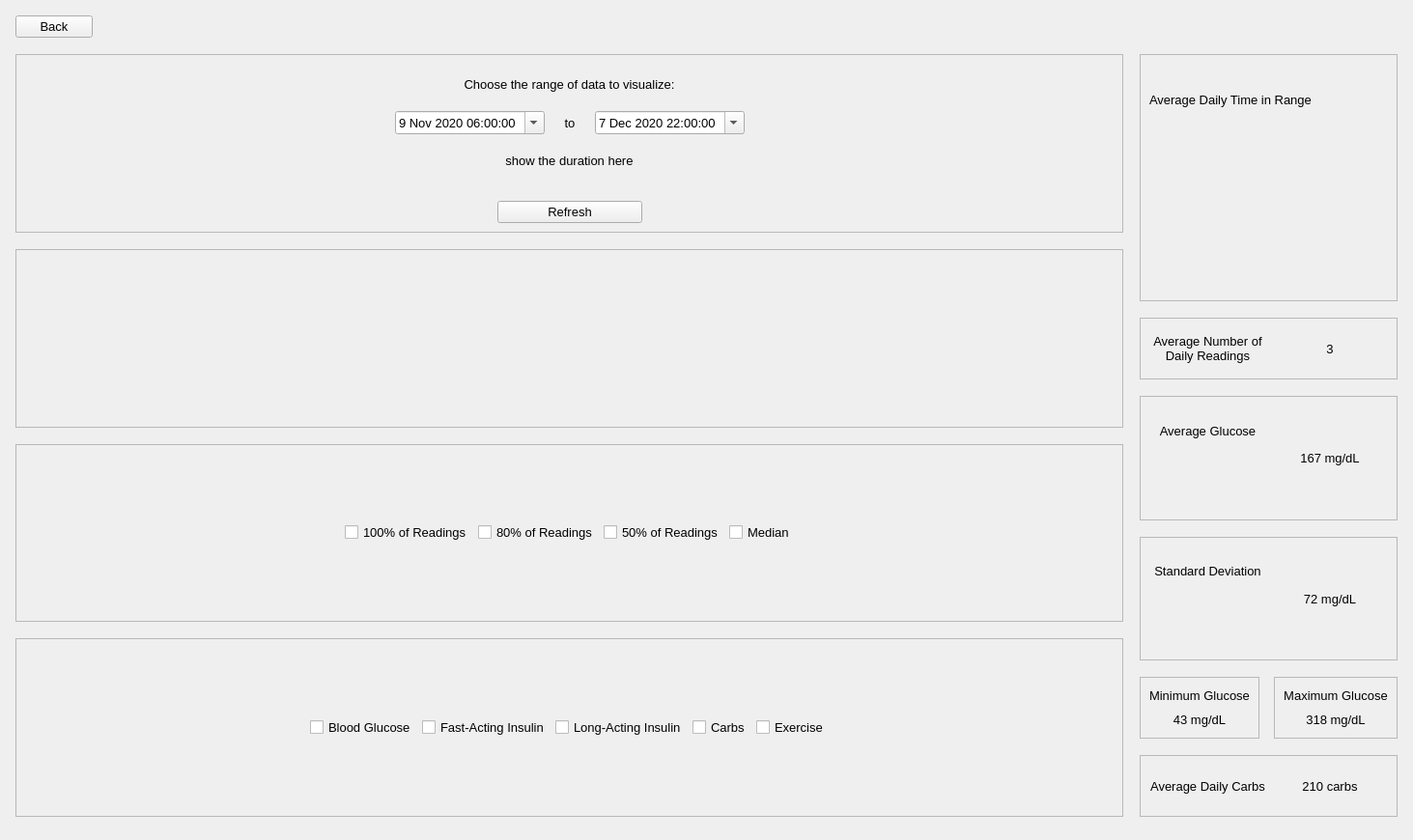
<?xml version="1.0" encoding="UTF-8"?>
<ui version="4.0">
 <class>MainWindow</class>
 <widget class="QMainWindow" name="MainWindow">
  <property name="geometry">
   <rect>
    <x>0</x>
    <y>0</y>
    <width>1463</width>
    <height>870</height>
   </rect>
  </property>
  <property name="font">
   <font>
    <family>Arial</family>
    <pointsize>10</pointsize>
   </font>
  </property>
  <property name="windowTitle">
   <string>GlucoKeep - Data Visualizer</string>
  </property>
  <widget class="QWidget" name="centralwidget">
   <layout class="QGridLayout" name="gridLayout">
    <item row="0" column="0">
     <layout class="QVBoxLayout" name="vlayout_centralwidget">
      <property name="spacing">
       <number>17</number>
      </property>
      <property name="leftMargin">
       <number>7</number>
      </property>
      <property name="topMargin">
       <number>7</number>
      </property>
      <property name="rightMargin">
       <number>7</number>
      </property>
      <property name="bottomMargin">
       <number>15</number>
      </property>
      <item>
       <layout class="QHBoxLayout" name="hlayout_backbtn">
        <item>
         <widget class="QPushButton" name="back_button">
          <property name="text">
           <string>Back</string>
          </property>
         </widget>
        </item>
        <item>
         <spacer name="horizontalSpacer">
          <property name="orientation">
           <enum>Qt::Horizontal</enum>
          </property>
          <property name="sizeHint" stdset="0">
           <size>
            <width>40</width>
            <height>20</height>
           </size>
          </property>
         </spacer>
        </item>
       </layout>
      </item>
      <item>
       <layout class="QHBoxLayout" name="hlayout_data">
        <item>
         <layout class="QVBoxLayout" name="vlayout_left">
          <item>
           <widget class="QFrame" name="frame_dates">
            <property name="frameShape">
             <enum>QFrame::StyledPanel</enum>
            </property>
            <property name="frameShadow">
             <enum>QFrame::Plain</enum>
            </property>
            <layout class="QVBoxLayout" name="verticalLayout">
             <item>
              <layout class="QVBoxLayout" name="vlayout_dates">
               <item>
                <widget class="QLabel" name="label">
                 <property name="text">
                  <string>Choose the range of data to visualize:</string>
                 </property>
                 <property name="alignment">
                  <set>Qt::AlignCenter</set>
                 </property>
                </widget>
               </item>
               <item>
                <layout class="QHBoxLayout" name="horizontalLayout_7">
                 <item>
                  <spacer name="horizontalSpacer_4">
                   <property name="orientation">
                    <enum>Qt::Horizontal</enum>
                   </property>
                   <property name="sizeType">
                    <enum>QSizePolicy::Expanding</enum>
                   </property>
                   <property name="sizeHint" stdset="0">
                    <size>
                     <width>100</width>
                     <height>20</height>
                    </size>
                   </property>
                  </spacer>
                 </item>
                 <item>
                  <widget class="QDateTimeEdit" name="time_a">
                   <property name="dateTime">
                    <datetime>
                     <hour>6</hour>
                     <minute>0</minute>
                     <second>0</second>
                     <year>2020</year>
                     <month>11</month>
                     <day>9</day>
                    </datetime>
                   </property>
                   <property name="calendarPopup">
                    <bool>true</bool>
                   </property>
                  </widget>
                 </item>
                 <item>
                  <widget class="QLabel" name="label_3">
                   <property name="sizePolicy">
                    <sizepolicy hsizetype="Fixed" vsizetype="Preferred">
                     <horstretch>0</horstretch>
                     <verstretch>0</verstretch>
                    </sizepolicy>
                   </property>
                   <property name="minimumSize">
                    <size>
                     <width>40</width>
                     <height>0</height>
                    </size>
                   </property>
                   <property name="text">
                    <string>to</string>
                   </property>
                   <property name="alignment">
                    <set>Qt::AlignCenter</set>
                   </property>
                  </widget>
                 </item>
                 <item>
                  <widget class="QDateTimeEdit" name="time_b">
                   <property name="dateTime">
                    <datetime>
                     <hour>22</hour>
                     <minute>0</minute>
                     <second>0</second>
                     <year>2020</year>
                     <month>12</month>
                     <day>7</day>
                    </datetime>
                   </property>
                   <property name="calendarPopup">
                    <bool>true</bool>
                   </property>
                  </widget>
                 </item>
                 <item>
                  <spacer name="horizontalSpacer_5">
                   <property name="orientation">
                    <enum>Qt::Horizontal</enum>
                   </property>
                   <property name="sizeType">
                    <enum>QSizePolicy::Expanding</enum>
                   </property>
                   <property name="sizeHint" stdset="0">
                    <size>
                     <width>100</width>
                     <height>20</height>
                    </size>
                   </property>
                  </spacer>
                 </item>
                </layout>
               </item>
               <item>
                <widget class="QLabel" name="duration_display">
                 <property name="text">
                  <string>show the duration here</string>
                 </property>
                 <property name="alignment">
                  <set>Qt::AlignCenter</set>
                 </property>
                </widget>
               </item>
               <item>
                <spacer name="verticalSpacer">
                 <property name="orientation">
                  <enum>Qt::Vertical</enum>
                 </property>
                 <property name="sizeType">
                  <enum>QSizePolicy::Fixed</enum>
                 </property>
                 <property name="sizeHint" stdset="0">
                  <size>
                   <width>20</width>
                   <height>15</height>
                  </size>
                 </property>
                </spacer>
               </item>
               <item>
                <layout class="QHBoxLayout" name="horizontalLayout">
                 <item>
                  <spacer name="horizontalSpacer_2">
                   <property name="orientation">
                    <enum>Qt::Horizontal</enum>
                   </property>
                   <property name="sizeType">
                    <enum>QSizePolicy::Expanding</enum>
                   </property>
                   <property name="sizeHint" stdset="0">
                    <size>
                     <width>150</width>
                     <height>20</height>
                    </size>
                   </property>
                  </spacer>
                 </item>
                 <item>
                  <widget class="QPushButton" name="refresh_button">
                   <property name="sizePolicy">
                    <sizepolicy hsizetype="Fixed" vsizetype="Fixed">
                     <horstretch>0</horstretch>
                     <verstretch>0</verstretch>
                    </sizepolicy>
                   </property>
                   <property name="minimumSize">
                    <size>
                     <width>150</width>
                     <height>0</height>
                    </size>
                   </property>
                   <property name="text">
                    <string>Refresh</string>
                   </property>
                  </widget>
                 </item>
                 <item>
                  <spacer name="horizontalSpacer_3">
                   <property name="orientation">
                    <enum>Qt::Horizontal</enum>
                   </property>
                   <property name="sizeType">
                    <enum>QSizePolicy::Expanding</enum>
                   </property>
                   <property name="sizeHint" stdset="0">
                    <size>
                     <width>150</width>
                     <height>20</height>
                    </size>
                   </property>
                  </spacer>
                 </item>
                </layout>
               </item>
              </layout>
             </item>
            </layout>
           </widget>
          </item>
          <item>
           <widget class="QFrame" name="frame_plot">
            <property name="frameShape">
             <enum>QFrame::StyledPanel</enum>
            </property>
            <property name="frameShadow">
             <enum>QFrame::Plain</enum>
            </property>
            <layout class="QVBoxLayout" name="verticalLayout_7">
             <item>
              <layout class="QVBoxLayout" name="vlayout_plot_2">
               <item>
                <widget class="InteractivePlot" name="mainplot" native="true"/>
               </item>
              </layout>
             </item>
            </layout>
           </widget>
          </item>
          <item>
           <widget class="QFrame" name="frame_iqr">
            <property name="frameShape">
             <enum>QFrame::StyledPanel</enum>
            </property>
            <property name="frameShadow">
             <enum>QFrame::Plain</enum>
            </property>
            <layout class="QHBoxLayout" name="horizontalLayout_6">
             <item>
              <layout class="QHBoxLayout" name="horizontalLayout_5">
               <item>
                <spacer name="horizontalSpacer_6">
                 <property name="orientation">
                  <enum>Qt::Horizontal</enum>
                 </property>
                 <property name="sizeHint" stdset="0">
                  <size>
                   <width>40</width>
                   <height>20</height>
                  </size>
                 </property>
                </spacer>
               </item>
               <item>
                <widget class="QCheckBox" name="toggle_iqr_all">
                 <property name="text">
                  <string>100% of Readings</string>
                 </property>
                </widget>
               </item>
               <item>
                <widget class="QCheckBox" name="toggle_iqr_eighty">
                 <property name="text">
                  <string>80% of Readings</string>
                 </property>
                </widget>
               </item>
               <item>
                <widget class="QCheckBox" name="toggle_iqr_fifty">
                 <property name="text">
                  <string>50% of Readings</string>
                 </property>
                </widget>
               </item>
               <item>
                <widget class="QCheckBox" name="toggle_median">
                 <property name="text">
                  <string>Median</string>
                 </property>
                </widget>
               </item>
               <item>
                <spacer name="horizontalSpacer_8">
                 <property name="orientation">
                  <enum>Qt::Horizontal</enum>
                 </property>
                 <property name="sizeHint" stdset="0">
                  <size>
                   <width>40</width>
                   <height>20</height>
                  </size>
                 </property>
                </spacer>
               </item>
              </layout>
             </item>
            </layout>
           </widget>
          </item>
          <item>
           <widget class="QFrame" name="frame_events">
            <property name="frameShape">
             <enum>QFrame::StyledPanel</enum>
            </property>
            <property name="frameShadow">
             <enum>QFrame::Plain</enum>
            </property>
            <layout class="QHBoxLayout" name="horizontalLayout_9">
             <item>
              <layout class="QHBoxLayout" name="horizontalLayout_8">
               <item>
                <spacer name="horizontalSpacer_7">
                 <property name="orientation">
                  <enum>Qt::Horizontal</enum>
                 </property>
                 <property name="sizeHint" stdset="0">
                  <size>
                   <width>40</width>
                   <height>20</height>
                  </size>
                 </property>
                </spacer>
               </item>
               <item>
                <widget class="QCheckBox" name="event_bg">
                 <property name="text">
                  <string>Blood Glucose</string>
                 </property>
                </widget>
               </item>
               <item>
                <widget class="QCheckBox" name="event_insfast">
                 <property name="text">
                  <string>Fast-Acting Insulin</string>
                 </property>
                </widget>
               </item>
               <item>
                <widget class="QCheckBox" name="event_inslong">
                 <property name="text">
                  <string>Long-Acting Insulin</string>
                 </property>
                </widget>
               </item>
               <item>
                <widget class="QCheckBox" name="event_carb">
                 <property name="text">
                  <string>Carbs</string>
                 </property>
                </widget>
               </item>
               <item>
                <widget class="QCheckBox" name="event_exercise">
                 <property name="text">
                  <string>Exercise</string>
                 </property>
                </widget>
               </item>
               <item>
                <spacer name="horizontalSpacer_9">
                 <property name="orientation">
                  <enum>Qt::Horizontal</enum>
                 </property>
                 <property name="sizeHint" stdset="0">
                  <size>
                   <width>40</width>
                   <height>20</height>
                  </size>
                 </property>
                </spacer>
               </item>
              </layout>
             </item>
            </layout>
           </widget>
          </item>
         </layout>
        </item>
        <item>
         <layout class="QVBoxLayout" name="vlayout_right" stretch="4,1,2,2,1,1">
          <item>
           <widget class="QFrame" name="frame_tir">
            <property name="frameShape">
             <enum>QFrame::StyledPanel</enum>
            </property>
            <property name="frameShadow">
             <enum>QFrame::Plain</enum>
            </property>
            <layout class="QVBoxLayout" name="verticalLayout_9">
             <item>
              <layout class="QVBoxLayout" name="verticalLayout_8">
               <item>
                <widget class="QLabel" name="tir_label">
                 <property name="text">
                  <string>Average Daily Time in Range</string>
                 </property>
                </widget>
               </item>
               <item>
                <widget class="BarGraph" name="tir_bargraph" native="true"/>
               </item>
               <item>
                <widget class="PieGraph" name="tir_piegraph" native="true"/>
               </item>
              </layout>
             </item>
            </layout>
           </widget>
          </item>
          <item>
           <widget class="QFrame" name="frame_dayreadings">
            <property name="frameShape">
             <enum>QFrame::StyledPanel</enum>
            </property>
            <property name="frameShadow">
             <enum>QFrame::Plain</enum>
            </property>
            <layout class="QVBoxLayout" name="verticalLayout_21">
             <item>
              <layout class="QHBoxLayout" name="horizontalLayout_2">
               <item>
                <widget class="QLabel" name="dayreadings_label">
                 <property name="text">
                  <string>Average Number of
Daily Readings</string>
                 </property>
                 <property name="alignment">
                  <set>Qt::AlignCenter</set>
                 </property>
                </widget>
               </item>
               <item>
                <widget class="QLabel" name="dayreadings">
                 <property name="text">
                  <string>3</string>
                 </property>
                 <property name="alignment">
                  <set>Qt::AlignCenter</set>
                 </property>
                </widget>
               </item>
              </layout>
             </item>
            </layout>
           </widget>
          </item>
          <item>
           <widget class="QFrame" name="frame_averagebg">
            <property name="frameShape">
             <enum>QFrame::StyledPanel</enum>
            </property>
            <property name="frameShadow">
             <enum>QFrame::Plain</enum>
            </property>
            <layout class="QVBoxLayout" name="verticalLayout_15">
             <item>
              <layout class="QHBoxLayout" name="horizontalLayout_3">
               <item>
                <layout class="QVBoxLayout" name="verticalLayout_4">
                 <item>
                  <widget class="QLabel" name="avggluc_label">
                   <property name="text">
                    <string>Average Glucose</string>
                   </property>
                   <property name="alignment">
                    <set>Qt::AlignCenter</set>
                   </property>
                  </widget>
                 </item>
                 <item>
                  <widget class="BarGraph" name="avggluc_bargraph" native="true"/>
                 </item>
                </layout>
               </item>
               <item>
                <widget class="QLabel" name="avggluc">
                 <property name="text">
                  <string>167 mg/dL</string>
                 </property>
                 <property name="alignment">
                  <set>Qt::AlignCenter</set>
                 </property>
                </widget>
               </item>
              </layout>
             </item>
            </layout>
           </widget>
          </item>
          <item>
           <widget class="QFrame" name="frame_stdv">
            <property name="frameShape">
             <enum>QFrame::StyledPanel</enum>
            </property>
            <property name="frameShadow">
             <enum>QFrame::Plain</enum>
            </property>
            <layout class="QVBoxLayout" name="verticalLayout_19">
             <item>
              <layout class="QHBoxLayout" name="horizontalLayout_4">
               <item>
                <layout class="QVBoxLayout" name="verticalLayout_6">
                 <item>
                  <widget class="QLabel" name="stdv_label">
                   <property name="text">
                    <string>Standard Deviation</string>
                   </property>
                   <property name="alignment">
                    <set>Qt::AlignCenter</set>
                   </property>
                  </widget>
                 </item>
                 <item>
                  <widget class="BarGraph" name="stdv_bargraph" native="true"/>
                 </item>
                </layout>
               </item>
               <item>
                <widget class="QLabel" name="stdv">
                 <property name="text">
                  <string>72 mg/dL</string>
                 </property>
                 <property name="alignment">
                  <set>Qt::AlignCenter</set>
                 </property>
                </widget>
               </item>
              </layout>
             </item>
            </layout>
           </widget>
          </item>
          <item>
           <layout class="QHBoxLayout" name="horizontalLayout_10">
            <property name="spacing">
             <number>15</number>
            </property>
            <item>
             <widget class="QFrame" name="frame">
              <property name="frameShape">
               <enum>QFrame::StyledPanel</enum>
              </property>
              <property name="frameShadow">
               <enum>QFrame::Plain</enum>
              </property>
              <layout class="QHBoxLayout" name="horizontalLayout_11">
               <item>
                <layout class="QVBoxLayout" name="verticalLayout_10">
                 <item>
                  <widget class="QLabel" name="mingluc_label">
                   <property name="text">
                    <string>Minimum Glucose</string>
                   </property>
                   <property name="alignment">
                    <set>Qt::AlignCenter</set>
                   </property>
                  </widget>
                 </item>
                 <item>
                  <widget class="QLabel" name="mingluc">
                   <property name="text">
                    <string>43 mg/dL</string>
                   </property>
                   <property name="alignment">
                    <set>Qt::AlignCenter</set>
                   </property>
                  </widget>
                 </item>
                </layout>
               </item>
              </layout>
             </widget>
            </item>
            <item>
             <widget class="QFrame" name="frame_2">
              <property name="frameShape">
               <enum>QFrame::StyledPanel</enum>
              </property>
              <property name="frameShadow">
               <enum>QFrame::Plain</enum>
              </property>
              <layout class="QHBoxLayout" name="horizontalLayout_13">
               <item>
                <layout class="QVBoxLayout" name="verticalLayout_12">
                 <item>
                  <widget class="QLabel" name="maxgluc_label">
                   <property name="text">
                    <string>Maximum Glucose</string>
                   </property>
                   <property name="alignment">
                    <set>Qt::AlignCenter</set>
                   </property>
                  </widget>
                 </item>
                 <item>
                  <widget class="QLabel" name="maxgluc">
                   <property name="text">
                    <string>318 mg/dL</string>
                   </property>
                   <property name="alignment">
                    <set>Qt::AlignCenter</set>
                   </property>
                  </widget>
                 </item>
                </layout>
               </item>
              </layout>
             </widget>
            </item>
           </layout>
          </item>
          <item>
           <widget class="QFrame" name="frame_avgcarbs">
            <property name="frameShape">
             <enum>QFrame::StyledPanel</enum>
            </property>
            <property name="frameShadow">
             <enum>QFrame::Plain</enum>
            </property>
            <layout class="QVBoxLayout" name="verticalLayout_13">
             <item>
              <layout class="QHBoxLayout" name="horizontalLayout_12">
               <item>
                <widget class="QLabel" name="avgcarb_label">
                 <property name="text">
                  <string>Average Daily Carbs</string>
                 </property>
                 <property name="alignment">
                  <set>Qt::AlignCenter</set>
                 </property>
                </widget>
               </item>
               <item>
                <widget class="QLabel" name="avgcarb">
                 <property name="text">
                  <string>210 carbs</string>
                 </property>
                 <property name="alignment">
                  <set>Qt::AlignCenter</set>
                 </property>
                </widget>
               </item>
              </layout>
             </item>
            </layout>
           </widget>
          </item>
         </layout>
        </item>
       </layout>
      </item>
     </layout>
    </item>
   </layout>
  </widget>
 </widget>
 <customwidgets>
  <customwidget>
   <class>BarGraph</class>
   <extends>QWidget</extends>
   <header>canvases</header>
   <container>1</container>
  </customwidget>
  <customwidget>
   <class>InteractivePlot</class>
   <extends>QWidget</extends>
   <header>canvases</header>
   <container>1</container>
  </customwidget>
  <customwidget>
   <class>PieGraph</class>
   <extends>QWidget</extends>
   <header>canvases</header>
   <container>1</container>
  </customwidget>
 </customwidgets>
 <resources/>
 <connections/>
</ui>
